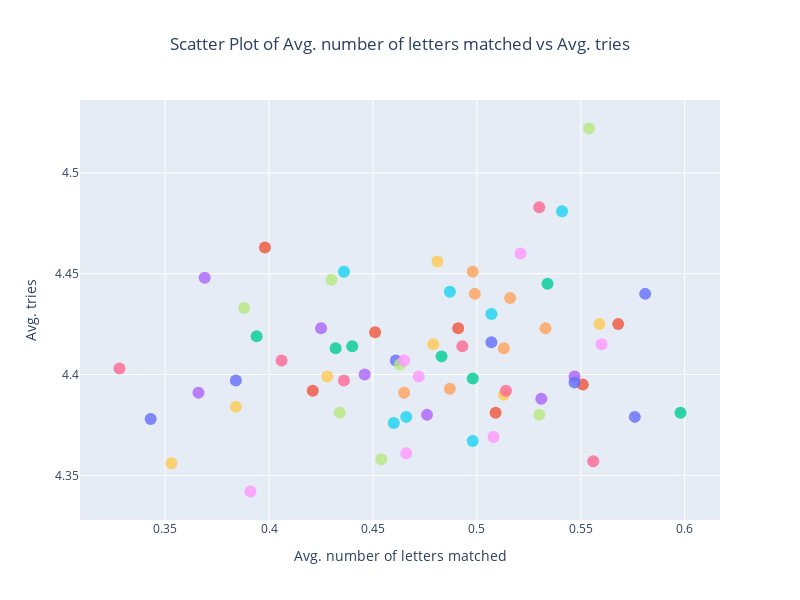

Notebook cell for this chart:
### Markdown cell above
### Scatter Plot of Avg. number of letters matched vs Avg. tries

### Code cell
plot_guess_stats(
    dataf=guess_stats,
    x_axis_data="avg_letters_matched",
    y_axis_data="tries_mean",
    words="guess",
    title="Avg. number of letters matched vs Avg. tries",
    xaxis_title="Avg. number of letters matched",
    yaxis_title="Avg. tries"
)

### Figure 1 — Plotly figure (JSON) as saved in the notebook; plotly's stock layout.template omitted (floating-point values rounded to 4 significant figures)
{"data": [{"hovertemplate": "guess=sarge<br>avg_letters_matched=%{x}<br>tries_mean=%{y}<extra></extra>", "legendgroup": "sarge", "marker": {"color": "#636efa", "opacity": 0.8, "size": 12, "symbol": "circle"}, "mode": "markers", "name": "sarge", "orientation": "v", "showlegend": true, "type": "scatter", "x": [0.581], "xaxis": "x", "y": [4.44], "yaxis": "y"}, {"hovertemplate": "guess=raise<br>avg_letters_matched=%{x}<br>tries_mean=%{y}<extra></extra>", "legendgroup": "raise", "marker": {"color": "#EF553B", "opacity": 0.8, "size": 12, "symbol": "circle"}, "mode": "markers", "name": "raise", "orientation": "v", "showlegend": true, "type": "scatter", "x": [0.509], "xaxis": "x", "y": [4.381], "yaxis": "y"}, {"hovertemplate": "guess=arose<br>avg_letters_matched=%{x}<br>tries_mean=%{y}<extra></extra>", "legendgroup": "arose", "marker": {"color": "#00cc96", "opacity": 0.8, "size": 12, "symbol": "circle"}, "mode": "markers", "name": "arose", "orientation": "v", "showlegend": true, "type": "scatter", "x": [0.432], "xaxis": "x", "y": [4.413], "yaxis": "y"}, {"hovertemplate": "guess=realo<br>avg_letters_matched=%{x}<br>tries_mean=%{y}<extra></extra>", "legendgroup": "realo", "marker": {"color": "#ab63fa", "opacity": 0.8, "size": 12, "symbol": "circle"}, "mode": "markers", "name": "realo", "orientation": "v", "showlegend": true, "type": "scatter", "x": [0.369], "xaxis": "x", "y": [4.448], "yaxis": "y"}, {"hovertemplate": "guess=sayne<br>avg_letters_matched=%{x}<br>tries_mean=%{y}<extra></extra>", "legendgroup": "sayne", "marker": {"color": "#FFA15A", "opacity": 0.8, "size": 12, "symbol": "circle"}, "mode": "markers", "name": "sayne", "orientation": "v", "showlegend": true, "type": "scatter", "x": [0.533], "xaxis": "x", "y": [4.423], "yaxis": "y"}, {"hovertemplate": "guess=sayer<br>avg_letters_matched=%{x}<br>tries_mean=%{y}<extra></extra>", "legendgroup": "sayer", "marker": {"color": "#19d3f3", "opacity": 0.8, "size": 12, "symbol": "circle"}, "mode": "markers", "name": "sayer", "orientation": "v", "showlegend": true, "type": "scatter", "x": [0.507], "xaxis": "x", "y": [4.43], "yaxis": "y"}, {"hovertemplate": "guess=trace<br>avg_letters_matched=%{x}<br>tries_mean=%{y}<extra></extra>", "legendgroup": "trace", "marker": {"color": "#FF6692", "opacity": 0.8, "size": 12, "symbol": "circle"}, "mode": "markers", "name": "trace", "orientation": "v", "showlegend": true, "type": "scatter", "x": [0.436], "xaxis": "x", "y": [4.397], "yaxis": "y"}, {"hovertemplate": "guess=sarin<br>avg_letters_matched=%{x}<br>tries_mean=%{y}<extra></extra>", "legendgroup": "sarin", "marker": {"color": "#B6E880", "opacity": 0.8, "size": 12, "symbol": "circle"}, "mode": "markers", "name": "sarin", "orientation": "v", "showlegend": true, "type": "scatter", "x": [0.53], "xaxis": "x", "y": [4.38], "yaxis": "y"}, {"hovertemplate": "guess=maire<br>avg_letters_matched=%{x}<br>tries_mean=%{y}<extra></extra>", "legendgroup": "maire", "marker": {"color": "#FF97FF", "opacity": 0.8, "size": 12, "symbol": "circle"}, "mode": "markers", "name": "maire", "orientation": "v", "showlegend": true, "type": "scatter", "x": [0.521], "xaxis": "x", "y": [4.46], "yaxis": "y"}, {"hovertemplate": "guess=react<br>avg_letters_matched=%{x}<br>tries_mean=%{y}<extra></extra>", "legendgroup": "react", "marker": {"color": "#FECB52", "opacity": 0.8, "size": 12, "symbol": "circle"}, "mode": "markers", "name": "react", "orientation": "v", "showlegend": true, "type": "scatter", "x": [0.384], "xaxis": "x", "y": [4.384], "yaxis": "y"}, {"hovertemplate": "guess=saice<br>avg_letters_matched=%{x}<br>tries_mean=%{y}<extra></extra>", "legendgroup": "saice", "marker": {"color": "#636efa", "opacity": 0.8, "size": 12, "symbol": "circle"}, "mode": "markers", "name": "saice", "orientation": "v", "showlegend": true, "type": "scatter", "x": [0.576], "xaxis": "x", "y": [4.379], "yaxis": "y"}, {"hovertemplate": "guess=carte<br>avg_letters_matched=%{x}<br>tries_mean=%{y}<extra></extra>", "legendgroup": "carte", "marker": {"color": "#EF553B", "opacity": 0.8, "size": 12, "symbol": "circle"}, "mode": "markers", "name": "carte", "orientation": "v", "showlegend": true, "type": "scatter", "x": [0.551], "xaxis": "x", "y": [4.395], "yaxis": "y"}, {"hovertemplate": "guess=laser<br>avg_letters_matched=%{x}<br>tries_mean=%{y}<extra></extra>", "legendgroup": "laser", "marker": {"color": "#00cc96", "opacity": 0.8, "size": 12, "symbol": "circle"}, "mode": "markers", "name": "laser", "orientation": "v", "showlegend": true, "type": "scatter", "x": [0.44], "xaxis": "x", "y": [4.414], "yaxis": "y"}, {"hovertemplate": "guess=sable<br>avg_letters_matched=%{x}<br>tries_mean=%{y}<extra></extra>", "legendgroup": "sable", "marker": {"color": "#ab63fa", "opacity": 0.8, "size": 12, "symbol": "circle"}, "mode": "markers", "name": "sable", "orientation": "v", "showlegend": true, "type": "scatter", "x": [0.547], "xaxis": "x", "y": [4.399], "yaxis": "y"}, {"hovertemplate": "guess=raine<br>avg_letters_matched=%{x}<br>tries_mean=%{y}<extra></extra>", "legendgroup": "raine", "marker": {"color": "#FFA15A", "opacity": 0.8, "size": 12, "symbol": "circle"}, "mode": "markers", "name": "raine", "orientation": "v", "showlegend": true, "type": "scatter", "x": [0.513], "xaxis": "x", "y": [4.413], "yaxis": "y"}, {"hovertemplate": "guess=scare<br>avg_letters_matched=%{x}<br>tries_mean=%{y}<extra></extra>", "legendgroup": "scare", "marker": {"color": "#19d3f3", "opacity": 0.8, "size": 12, "symbol": "circle"}, "mode": "markers", "name": "scare", "orientation": "v", "showlegend": true, "type": "scatter", "x": [0.46], "xaxis": "x", "y": [4.376], "yaxis": "y"}, {"hovertemplate": "guess=salet<br>avg_letters_matched=%{x}<br>tries_mean=%{y}<extra></extra>", "legendgroup": "salet", "marker": {"color": "#FF6692", "opacity": 0.8, "size": 12, "symbol": "circle"}, "mode": "markers", "name": "salet", "orientation": "v", "showlegend": true, "type": "scatter", "x": [0.556], "xaxis": "x", "y": [4.357], "yaxis": "y"}, {"hovertemplate": "guess=soave<br>avg_letters_matched=%{x}<br>tries_mean=%{y}<extra></extra>", "legendgroup": "soave", "marker": {"color": "#B6E880", "opacity": 0.8, "size": 12, "symbol": "circle"}, "mode": "markers", "name": "soave", "orientation": "v", "showlegend": true, "type": "scatter", "x": [0.554], "xaxis": "x", "y": [4.522], "yaxis": "y"}, {"hovertemplate": "guess=laris<br>avg_letters_matched=%{x}<br>tries_mean=%{y}<extra></extra>", "legendgroup": "laris", "marker": {"color": "#FF97FF", "opacity": 0.8, "size": 12, "symbol": "circle"}, "mode": "markers", "name": "laris", "orientation": "v", "showlegend": true, "type": "scatter", "x": [0.508], "xaxis": "x", "y": [4.369], "yaxis": "y"}, {"hovertemplate": "guess=solar<br>avg_letters_matched=%{x}<br>tries_mean=%{y}<extra></extra>", "legendgroup": "solar", "marker": {"color": "#FECB52", "opacity": 0.8, "size": 12, "symbol": "circle"}, "mode": "markers", "name": "solar", "orientation": "v", "showlegend": true, "type": "scatter", "x": [0.513], "xaxis": "x", "y": [4.39], "yaxis": "y"}, {"hovertemplate": "guess=aeros<br>avg_letters_matched=%{x}<br>tries_mean=%{y}<extra></extra>", "legendgroup": "aeros", "marker": {"color": "#636efa", "opacity": 0.8, "size": 12, "symbol": "circle"}, "mode": "markers", "name": "aeros", "orientation": "v", "showlegend": true, "type": "scatter", "x": [0.461], "xaxis": "x", "y": [4.407], "yaxis": "y"}, {"hovertemplate": "guess=share<br>avg_letters_matched=%{x}<br>tries_mean=%{y}<extra></extra>", "legendgroup": "share", "marker": {"color": "#EF553B", "opacity": 0.8, "size": 12, "symbol": "circle"}, "mode": "markers", "name": "share", "orientation": "v", "showlegend": true, "type": "scatter", "x": [0.491], "xaxis": "x", "y": [4.423], "yaxis": "y"}, {"hovertemplate": "guess=ariel<br>avg_letters_matched=%{x}<br>tries_mean=%{y}<extra></extra>", "legendgroup": "ariel", "marker": {"color": "#00cc96", "opacity": 0.8, "size": 12, "symbol": "circle"}, "mode": "markers", "name": "ariel", "orientation": "v", "showlegend": true, "type": "scatter", "x": [0.394], "xaxis": "x", "y": [4.419], "yaxis": "y"}, {"hovertemplate": "guess=aiery<br>avg_letters_matched=%{x}<br>tries_mean=%{y}<extra></extra>", "legendgroup": "aiery", "marker": {"color": "#ab63fa", "opacity": 0.8, "size": 12, "symbol": "circle"}, "mode": "markers", "name": "aiery", "orientation": "v", "showlegend": true, "type": "scatter", "x": [0.425], "xaxis": "x", "y": [4.423], "yaxis": "y"}, {"hovertemplate": "guess=haole<br>avg_letters_matched=%{x}<br>tries_mean=%{y}<extra></extra>", "legendgroup": "haole", "marker": {"color": "#FFA15A", "opacity": 0.8, "size": 12, "symbol": "circle"}, "mode": "markers", "name": "haole", "orientation": "v", "showlegend": true, "type": "scatter", "x": [0.499], "xaxis": "x", "y": [4.44], "yaxis": "y"}, {"hovertemplate": "guess=stale<br>avg_letters_matched=%{x}<br>tries_mean=%{y}<extra></extra>", "legendgroup": "stale", "marker": {"color": "#19d3f3", "opacity": 0.8, "size": 12, "symbol": "circle"}, "mode": "markers", "name": "stale", "orientation": "v", "showlegend": true, "type": "scatter", "x": [0.466], "xaxis": "x", "y": [4.379], "yaxis": "y"}, {"hovertemplate": "guess=recta<br>avg_letters_matched=%{x}<br>tries_mean=%{y}<extra></extra>", "legendgroup": "recta", "marker": {"color": "#FF6692", "opacity": 0.8, "size": 12, "symbol": "circle"}, "mode": "markers", "name": "recta", "orientation": "v", "showlegend": true, "type": "scatter", "x": [0.328], "xaxis": "x", "y": [4.403], "yaxis": "y"}, {"hovertemplate": "guess=arise<br>avg_letters_matched=%{x}<br>tries_mean=%{y}<extra></extra>", "legendgroup": "arise", "marker": {"color": "#B6E880", "opacity": 0.8, "size": 12, "symbol": "circle"}, "mode": "markers", "name": "arise", "orientation": "v", "showlegend": true, "type": "scatter", "x": [0.434], "xaxis": "x", "y": [4.381], "yaxis": "y"}, {"hovertemplate": "guess=stare<br>avg_letters_matched=%{x}<br>tries_mean=%{y}<extra></extra>", "legendgroup": "stare", "marker": {"color": "#FF97FF", "opacity": 0.8, "size": 12, "symbol": "circle"}, "mode": "markers", "name": "stare", "orientation": "v", "showlegend": true, "type": "scatter", "x": [0.466], "xaxis": "x", "y": [4.361], "yaxis": "y"}, {"hovertemplate": "guess=early<br>avg_letters_matched=%{x}<br>tries_mean=%{y}<extra></extra>", "legendgroup": "early", "marker": {"color": "#FECB52", "opacity": 0.8, "size": 12, "symbol": "circle"}, "mode": "markers", "name": "early", "orientation": "v", "showlegend": true, "type": "scatter", "x": [0.481], "xaxis": "x", "y": [4.456], "yaxis": "y"}, {"hovertemplate": "guess=stela<br>avg_letters_matched=%{x}<br>tries_mean=%{y}<extra></extra>", "legendgroup": "stela", "marker": {"color": "#636efa", "opacity": 0.8, "size": 12, "symbol": "circle"}, "mode": "markers", "name": "stela", "orientation": "v", "showlegend": true, "type": "scatter", "x": [0.343], "xaxis": "x", "y": [4.378], "yaxis": "y"}, {"hovertemplate": "guess=aisle<br>avg_letters_matched=%{x}<br>tries_mean=%{y}<extra></extra>", "legendgroup": "aisle", "marker": {"color": "#EF553B", "opacity": 0.8, "size": 12, "symbol": "circle"}, "mode": "markers", "name": "aisle", "orientation": "v", "showlegend": true, "type": "scatter", "x": [0.421], "xaxis": "x", "y": [4.392], "yaxis": "y"}, {"hovertemplate": "guess=cater<br>avg_letters_matched=%{x}<br>tries_mean=%{y}<extra></extra>", "legendgroup": "cater", "marker": {"color": "#00cc96", "opacity": 0.8, "size": 12, "symbol": "circle"}, "mode": "markers", "name": "cater", "orientation": "v", "showlegend": true, "type": "scatter", "x": [0.483], "xaxis": "x", "y": [4.409], "yaxis": "y"}, {"hovertemplate": "guess=steal<br>avg_letters_matched=%{x}<br>tries_mean=%{y}<extra></extra>", "legendgroup": "steal", "marker": {"color": "#ab63fa", "opacity": 0.8, "size": 12, "symbol": "circle"}, "mode": "markers", "name": "steal", "orientation": "v", "showlegend": true, "type": "scatter", "x": [0.366], "xaxis": "x", "y": [4.391], "yaxis": "y"}, {"hovertemplate": "guess=aures<br>avg_letters_matched=%{x}<br>tries_mean=%{y}<extra></extra>", "legendgroup": "aures", "marker": {"color": "#FFA15A", "opacity": 0.8, "size": 12, "symbol": "circle"}, "mode": "markers", "name": "aures", "orientation": "v", "showlegend": true, "type": "scatter", "x": [0.487], "xaxis": "x", "y": [4.393], "yaxis": "y"}, {"hovertemplate": "guess=slate<br>avg_letters_matched=%{x}<br>tries_mean=%{y}<extra></extra>", "legendgroup": "slate", "marker": {"color": "#19d3f3", "opacity": 0.8, "size": 12, "symbol": "circle"}, "mode": "markers", "name": "slate", "orientation": "v", "showlegend": true, "type": "scatter", "x": [0.498], "xaxis": "x", "y": [4.367], "yaxis": "y"}, {"hovertemplate": "guess=maise<br>avg_letters_matched=%{x}<br>tries_mean=%{y}<extra></extra>", "legendgroup": "maise", "marker": {"color": "#FF6692", "opacity": 0.8, "size": 12, "symbol": "circle"}, "mode": "markers", "name": "maise", "orientation": "v", "showlegend": true, "type": "scatter", "x": [0.514], "xaxis": "x", "y": [4.392], "yaxis": "y"}, {"hovertemplate": "guess=stane<br>avg_letters_matched=%{x}<br>tries_mean=%{y}<extra></extra>", "legendgroup": "stane", "marker": {"color": "#B6E880", "opacity": 0.8, "size": 12, "symbol": "circle"}, "mode": "markers", "name": "stane", "orientation": "v", "showlegend": true, "type": "scatter", "x": [0.463], "xaxis": "x", "y": [4.405], "yaxis": "y"}, {"hovertemplate": "guess=crate<br>avg_letters_matched=%{x}<br>tries_mean=%{y}<extra></extra>", "legendgroup": "crate", "marker": {"color": "#FF97FF", "opacity": 0.8, "size": 12, "symbol": "circle"}, "mode": "markers", "name": "crate", "orientation": "v", "showlegend": true, "type": "scatter", "x": [0.465], "xaxis": "x", "y": [4.407], "yaxis": "y"}, {"hovertemplate": "guess=roast<br>avg_letters_matched=%{x}<br>tries_mean=%{y}<extra></extra>", "legendgroup": "roast", "marker": {"color": "#FECB52", "opacity": 0.8, "size": 12, "symbol": "circle"}, "mode": "markers", "name": "roast", "orientation": "v", "showlegend": true, "type": "scatter", "x": [0.428], "xaxis": "x", "y": [4.399], "yaxis": "y"}, {"hovertemplate": "guess=toise<br>avg_letters_matched=%{x}<br>tries_mean=%{y}<extra></extra>", "legendgroup": "toise", "marker": {"color": "#636efa", "opacity": 0.8, "size": 12, "symbol": "circle"}, "mode": "markers", "name": "toise", "orientation": "v", "showlegend": true, "type": "scatter", "x": [0.507], "xaxis": "x", "y": [4.416], "yaxis": "y"}, {"hovertemplate": "guess=aurei<br>avg_letters_matched=%{x}<br>tries_mean=%{y}<extra></extra>", "legendgroup": "aurei", "marker": {"color": "#EF553B", "opacity": 0.8, "size": 12, "symbol": "circle"}, "mode": "markers", "name": "aurei", "orientation": "v", "showlegend": true, "type": "scatter", "x": [0.398], "xaxis": "x", "y": [4.463], "yaxis": "y"}, {"hovertemplate": "guess=paire<br>avg_letters_matched=%{x}<br>tries_mean=%{y}<extra></extra>", "legendgroup": "paire", "marker": {"color": "#00cc96", "opacity": 0.8, "size": 12, "symbol": "circle"}, "mode": "markers", "name": "paire", "orientation": "v", "showlegend": true, "type": "scatter", "x": [0.534], "xaxis": "x", "y": [4.445], "yaxis": "y"}, {"hovertemplate": "guess=caret<br>avg_letters_matched=%{x}<br>tries_mean=%{y}<extra></extra>", "legendgroup": "caret", "marker": {"color": "#ab63fa", "opacity": 0.8, "size": 12, "symbol": "circle"}, "mode": "markers", "name": "caret", "orientation": "v", "showlegend": true, "type": "scatter", "x": [0.531], "xaxis": "x", "y": [4.388], "yaxis": "y"}, {"hovertemplate": "guess=caste<br>avg_letters_matched=%{x}<br>tries_mean=%{y}<extra></extra>", "legendgroup": "caste", "marker": {"color": "#FFA15A", "opacity": 0.8, "size": 12, "symbol": "circle"}, "mode": "markers", "name": "caste", "orientation": "v", "showlegend": true, "type": "scatter", "x": [0.498], "xaxis": "x", "y": [4.451], "yaxis": "y"}, {"hovertemplate": "guess=stoae<br>avg_letters_matched=%{x}<br>tries_mean=%{y}<extra></extra>", "legendgroup": "stoae", "marker": {"color": "#19d3f3", "opacity": 0.8, "size": 12, "symbol": "circle"}, "mode": "markers", "name": "stoae", "orientation": "v", "showlegend": true, "type": "scatter", "x": [0.487], "xaxis": "x", "y": [4.441], "yaxis": "y"}, {"hovertemplate": "guess=potae<br>avg_letters_matched=%{x}<br>tries_mean=%{y}<extra></extra>", "legendgroup": "potae", "marker": {"color": "#FF6692", "opacity": 0.8, "size": 12, "symbol": "circle"}, "mode": "markers", "name": "potae", "orientation": "v", "showlegend": true, "type": "scatter", "x": [0.53], "xaxis": "x", "y": [4.483], "yaxis": "y"}, {"hovertemplate": "guess=anise<br>avg_letters_matched=%{x}<br>tries_mean=%{y}<extra></extra>", "legendgroup": "anise", "marker": {"color": "#B6E880", "opacity": 0.8, "size": 12, "symbol": "circle"}, "mode": "markers", "name": "anise", "orientation": "v", "showlegend": true, "type": "scatter", "x": [0.388], "xaxis": "x", "y": [4.433], "yaxis": "y"}, {"hovertemplate": "guess=serai<br>avg_letters_matched=%{x}<br>tries_mean=%{y}<extra></extra>", "legendgroup": "serai", "marker": {"color": "#FF97FF", "opacity": 0.8, "size": 12, "symbol": "circle"}, "mode": "markers", "name": "serai", "orientation": "v", "showlegend": true, "type": "scatter", "x": [0.472], "xaxis": "x", "y": [4.399], "yaxis": "y"}, {"hovertemplate": "guess=tesla<br>avg_letters_matched=%{x}<br>tries_mean=%{y}<extra></extra>", "legendgroup": "tesla", "marker": {"color": "#FECB52", "opacity": 0.8, "size": 12, "symbol": "circle"}, "mode": "markers", "name": "tesla", "orientation": "v", "showlegend": true, "type": "scatter", "x": [0.353], "xaxis": "x", "y": [4.356], "yaxis": "y"}, {"hovertemplate": "guess=sabre<br>avg_letters_matched=%{x}<br>tries_mean=%{y}<extra></extra>", "legendgroup": "sabre", "marker": {"color": "#636efa", "opacity": 0.8, "size": 12, "symbol": "circle"}, "mode": "markers", "name": "sabre", "orientation": "v", "showlegend": true, "type": "scatter", "x": [0.547], "xaxis": "x", "y": [4.396], "yaxis": "y"}, {"hovertemplate": "guess=saute<br>avg_letters_matched=%{x}<br>tries_mean=%{y}<extra></extra>", "legendgroup": "saute", "marker": {"color": "#EF553B", "opacity": 0.8, "size": 12, "symbol": "circle"}, "mode": "markers", "name": "saute", "orientation": "v", "showlegend": true, "type": "scatter", "x": [0.568], "xaxis": "x", "y": [4.425], "yaxis": "y"}, {"hovertemplate": "guess=soare<br>avg_letters_matched=%{x}<br>tries_mean=%{y}<extra></extra>", "legendgroup": "soare", "marker": {"color": "#00cc96", "opacity": 0.8, "size": 12, "symbol": "circle"}, "mode": "markers", "name": "soare", "orientation": "v", "showlegend": true, "type": "scatter", "x": [0.598], "xaxis": "x", "y": [4.381], "yaxis": "y"}, {"hovertemplate": "guess=snare<br>avg_letters_matched=%{x}<br>tries_mean=%{y}<extra></extra>", "legendgroup": "snare", "marker": {"color": "#ab63fa", "opacity": 0.8, "size": 12, "symbol": "circle"}, "mode": "markers", "name": "snare", "orientation": "v", "showlegend": true, "type": "scatter", "x": [0.476], "xaxis": "x", "y": [4.38], "yaxis": "y"}, {"hovertemplate": "guess=spare<br>avg_letters_matched=%{x}<br>tries_mean=%{y}<extra></extra>", "legendgroup": "spare", "marker": {"color": "#FFA15A", "opacity": 0.8, "size": 12, "symbol": "circle"}, "mode": "markers", "name": "spare", "orientation": "v", "showlegend": true, "type": "scatter", "x": [0.465], "xaxis": "x", "y": [4.391], "yaxis": "y"}, {"hovertemplate": "guess=coate<br>avg_letters_matched=%{x}<br>tries_mean=%{y}<extra></extra>", "legendgroup": "coate", "marker": {"color": "#19d3f3", "opacity": 0.8, "size": 12, "symbol": "circle"}, "mode": "markers", "name": "coate", "orientation": "v", "showlegend": true, "type": "scatter", "x": [0.541], "xaxis": "x", "y": [4.481], "yaxis": "y"}, {"hovertemplate": "guess=irate<br>avg_letters_matched=%{x}<br>tries_mean=%{y}<extra></extra>", "legendgroup": "irate", "marker": {"color": "#FF6692", "opacity": 0.8, "size": 12, "symbol": "circle"}, "mode": "markers", "name": "irate", "orientation": "v", "showlegend": true, "type": "scatter", "x": [0.406], "xaxis": "x", "y": [4.407], "yaxis": "y"}, {"hovertemplate": "guess=oater<br>avg_letters_matched=%{x}<br>tries_mean=%{y}<extra></extra>", "legendgroup": "oater", "marker": {"color": "#B6E880", "opacity": 0.8, "size": 12, "symbol": "circle"}, "mode": "markers", "name": "oater", "orientation": "v", "showlegend": true, "type": "scatter", "x": [0.43], "xaxis": "x", "y": [4.447], "yaxis": "y"}, {"hovertemplate": "guess=least<br>avg_letters_matched=%{x}<br>tries_mean=%{y}<extra></extra>", "legendgroup": "least", "marker": {"color": "#FF97FF", "opacity": 0.8, "size": 12, "symbol": "circle"}, "mode": "markers", "name": "least", "orientation": "v", "showlegend": true, "type": "scatter", "x": [0.391], "xaxis": "x", "y": [4.342], "yaxis": "y"}, {"hovertemplate": "guess=teary<br>avg_letters_matched=%{x}<br>tries_mean=%{y}<extra></extra>", "legendgroup": "teary", "marker": {"color": "#FECB52", "opacity": 0.8, "size": 12, "symbol": "circle"}, "mode": "markers", "name": "teary", "orientation": "v", "showlegend": true, "type": "scatter", "x": [0.479], "xaxis": "x", "y": [4.415], "yaxis": "y"}, {"hovertemplate": "guess=aesir<br>avg_letters_matched=%{x}<br>tries_mean=%{y}<extra></extra>", "legendgroup": "aesir", "marker": {"color": "#636efa", "opacity": 0.8, "size": 12, "symbol": "circle"}, "mode": "markers", "name": "aesir", "orientation": "v", "showlegend": true, "type": "scatter", "x": [0.384], "xaxis": "x", "y": [4.397], "yaxis": "y"}, {"hovertemplate": "guess=later<br>avg_letters_matched=%{x}<br>tries_mean=%{y}<extra></extra>", "legendgroup": "later", "marker": {"color": "#EF553B", "opacity": 0.8, "size": 12, "symbol": "circle"}, "mode": "markers", "name": "later", "orientation": "v", "showlegend": true, "type": "scatter", "x": [0.451], "xaxis": "x", "y": [4.421], "yaxis": "y"}, {"hovertemplate": "guess=slane<br>avg_letters_matched=%{x}<br>tries_mean=%{y}<extra></extra>", "legendgroup": "slane", "marker": {"color": "#00cc96", "opacity": 0.8, "size": 12, "symbol": "circle"}, "mode": "markers", "name": "slane", "orientation": "v", "showlegend": true, "type": "scatter", "x": [0.498], "xaxis": "x", "y": [4.398], "yaxis": "y"}, {"hovertemplate": "guess=store<br>avg_letters_matched=%{x}<br>tries_mean=%{y}<extra></extra>", "legendgroup": "store", "marker": {"color": "#ab63fa", "opacity": 0.8, "size": 12, "symbol": "circle"}, "mode": "markers", "name": "store", "orientation": "v", "showlegend": true, "type": "scatter", "x": [0.446], "xaxis": "x", "y": [4.4], "yaxis": "y"}, {"hovertemplate": "guess=farse<br>avg_letters_matched=%{x}<br>tries_mean=%{y}<extra></extra>", "legendgroup": "farse", "marker": {"color": "#FFA15A", "opacity": 0.8, "size": 12, "symbol": "circle"}, "mode": "markers", "name": "farse", "orientation": "v", "showlegend": true, "type": "scatter", "x": [0.516], "xaxis": "x", "y": [4.438], "yaxis": "y"}, {"hovertemplate": "guess=paseo<br>avg_letters_matched=%{x}<br>tries_mean=%{y}<extra></extra>", "legendgroup": "paseo", "marker": {"color": "#19d3f3", "opacity": 0.8, "size": 12, "symbol": "circle"}, "mode": "markers", "name": "paseo", "orientation": "v", "showlegend": true, "type": "scatter", "x": [0.436], "xaxis": "x", "y": [4.451], "yaxis": "y"}, {"hovertemplate": "guess=solei<br>avg_letters_matched=%{x}<br>tries_mean=%{y}<extra></extra>", "legendgroup": "solei", "marker": {"color": "#FF6692", "opacity": 0.8, "size": 12, "symbol": "circle"}, "mode": "markers", "name": "solei", "orientation": "v", "showlegend": true, "type": "scatter", "x": [0.493], "xaxis": "x", "y": [4.414], "yaxis": "y"}, {"hovertemplate": "guess=setal<br>avg_letters_matched=%{x}<br>tries_mean=%{y}<extra></extra>", "legendgroup": "setal", "marker": {"color": "#B6E880", "opacity": 0.8, "size": 12, "symbol": "circle"}, "mode": "markers", "name": "setal", "orientation": "v", "showlegend": true, "type": "scatter", "x": [0.454], "xaxis": "x", "y": [4.358], "yaxis": "y"}, {"hovertemplate": "guess=salue<br>avg_letters_matched=%{x}<br>tries_mean=%{y}<extra></extra>", "legendgroup": "salue", "marker": {"color": "#FF97FF", "opacity": 0.8, "size": 12, "symbol": "circle"}, "mode": "markers", "name": "salue", "orientation": "v", "showlegend": true, "type": "scatter", "x": [0.56], "xaxis": "x", "y": [4.415], "yaxis": "y"}, {"hovertemplate": "guess=morae<br>avg_letters_matched=%{x}<br>tries_mean=%{y}<extra></extra>", "legendgroup": "morae", "marker": {"color": "#FECB52", "opacity": 0.8, "size": 12, "symbol": "circle"}, "mode": "markers", "name": "morae", "orientation": "v", "showlegend": true, "type": "scatter", "x": [0.559], "xaxis": "x", "y": [4.425], "yaxis": "y"}], "layout": {"height": 600, "legend": {"title": {"text": "guess"}, "tracegroupgap": 0}, "showlegend": false, "title": {"text": "Scatter Plot of Avg. number of letters matched vs Avg. tries", "x": 0.5}, "width": 800, "xaxis": {"anchor": "y", "domain": [0, 1], "title": {"text": "Avg. number of letters matched"}}, "yaxis": {"anchor": "x", "domain": [0, 1], "title": {"text": "Avg. tries"}}}}
